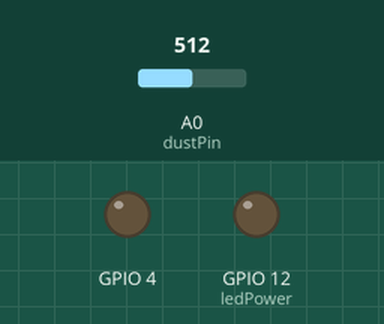
This sketch was run on a simulated ESP8266 (NodeMCU). Shown: output pins drawn as LEDs (lit = HIGH). The test bench sets the inputs (shaded band); at power-on: A0 (dustPin) = 512. WiFi joins after 1.5 s; servers stay silent unless stated; what the sketch prints to the serial monitor is not drawn.

Above: at 0.1 s.
At 1.6 s:
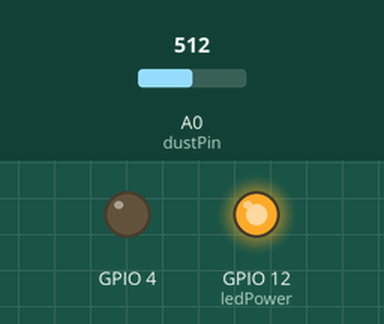
Timing chart, 0 to 3.1 s (numbered marks = the images above):
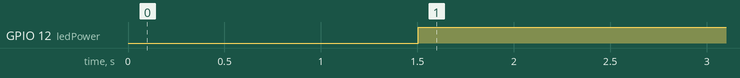

The sketch:

arduino.ino
```cpp
#include <Arduino.h>
#if defined(ESP8266)
#include <ESP8266WiFi.h>
#endif

#include <Firebase_ESP_Client.h>

// Provide the token generation process info.
#include <addons/TokenHelper.h>

// Provide the RTDB payload printing info and other helper functions.
#include <addons/RTDBHelper.h>

/* 1. Define the WiFi credentials */
#define WIFI_SSID "jaram"
#define WIFI_PASSWORD "Qoswlfdlsnrn"

// For the following credentials, see examples/Authentications/SignInAsUser/EmailPassword/EmailPassword.ino

/* 2. Define the API Key */
#define API_KEY "AIzaSyAHlvAPWNF4kT_yEckpEUYRrOFP_KdbikA"

/* 3. Define the RTDB URL */
#define DATABASE_URL "https://dustyzap-7d2b8-default-rtdb.firebaseio.com/" //<databaseName>.firebaseio.com or <databaseName>.<region>.firebasedatabase.app

/* 4. Define the user Email and password that already registered or added in your project */
#define USER_EMAIL "metamong@gmail.com"
#define USER_PASSWORD "metamong"

// Define Firebase Data object
FirebaseData fbdo;

FirebaseAuth auth;
FirebaseConfig config;

unsigned long sendDataPrevMillis = 0;
unsigned long uploadInterval = 15000;  // 15초 간격으로 데이터 업로드

int dustPin = A0;
float dustYal = 0;
float dustDensityug = 0;
float voMeasured = 0;
float calcVoltage = 0;

int ledPower = 12;
int delayTime = 280;
int delayTime2 = 40;
float offTime = 9680;

void setup() {
    Serial.begin(9600);  // 시리얼 통신 시작, 속도는 9600 baud
    pinMode(ledPower, OUTPUT);  // ledPower 핀을 출력으로 설정
    pinMode(4, OUTPUT);  // 핀 4를 출력으로 설정

    WiFi.begin(WIFI_SSID, WIFI_PASSWORD);
    Serial.print("Connecting to Wi-Fi");
    while (WiFi.status() != WL_CONNECTED) {
        Serial.print(".");
        delay(300);
    }
    Serial.println();
    Serial.print("Connected with IP: ");
    Serial.println(WiFi.localIP());
    Serial.println();

    Serial.printf("Firebase Client v%s\n\n", FIREBASE_CLIENT_VERSION);

    /* Assign the API key (required) */
    config.api_key = API_KEY;

    /* Assign the user sign-in credentials */
    auth.user.email = USER_EMAIL;
    auth.user.password = USER_PASSWORD;

    /* Assign the RTDB URL (required) */
    config.database_url = DATABASE_URL;

    /* Assign the callback function for the long running token generation task */
    config.token_status_callback = tokenStatusCallback; // see addons/TokenHelper.h

    // Since Firebase v4.4.x, BearSSL engine was used, the SSL buffer needs to be set.
    // Large data transmission may require a larger RX buffer, otherwise connection issues or data read timeout can occur.
    fbdo.setBSSLBufferSize(2048 /* Rx buffer size in bytes from 512 - 16384 */, 1024 /* Tx buffer size in bytes from 512 - 16384 */);

    Firebase.begin(&config, &auth);

    // Comment or pass false value when WiFi reconnection will be controlled by your code or third party library e.g. WiFiManager
    Firebase.reconnectNetwork(true);
}

void loop() {
    digitalWrite(ledPower, LOW);  // LED 전원 켜기
    delayMicroseconds(delayTime);  // 지정된 시간 동안 대기

    dustYal = analogRead(dustPin);  // 먼지 센서 값을 읽어와 dustYal에 저장
    calcVoltage = dustYal * (5.0 / 1024);  // 센서 값으로부터 전압 계산

    delayMicroseconds(delayTime2);  // 지정된 시간 동안 대기

    digitalWrite(ledPower, HIGH);  // LED 전원 끄기
    delayMicroseconds(offTime);  // 지정된 시간 동안 대기

    dustDensityug = (0.17 * calcVoltage - 0.1) * 1000;  // 먼지 밀도(ug/m3) 계산
    Serial.print("Dust Density [ug/m3]: ");  // 시리얼 모니터에 출력
    Serial.print(dustDensityug);
    Serial.print("     dustYal: ");
    Serial.print(dustYal);
    Serial.print("      Voltage: ");
    Serial.print(calcVoltage);
    Serial.println();  // 다음 줄로 넘어감

    // 일정 간격으로 calcVoltage 값을 Firebase에 업로드
    if (Firebase.ready() && (millis() - sendDataPrevMillis > uploadInterval)) {
        sendDataPrevMillis = millis();

        if (Firebase.RTDB.setFloat(&fbdo, "/sensor/dustDensityug", dustDensityug)) {
            Serial.println("Firebase upload succeeded");
        } else {
            Serial.println("Firebase upload failed");
            Serial.println(fbdo.errorReason());
        }
    }

    delay(3000);  // 3초 동안 대기
}
```

Measured:
- by itself, GPIO 12 (ledPower): LOW → HIGH at 1.5 s
